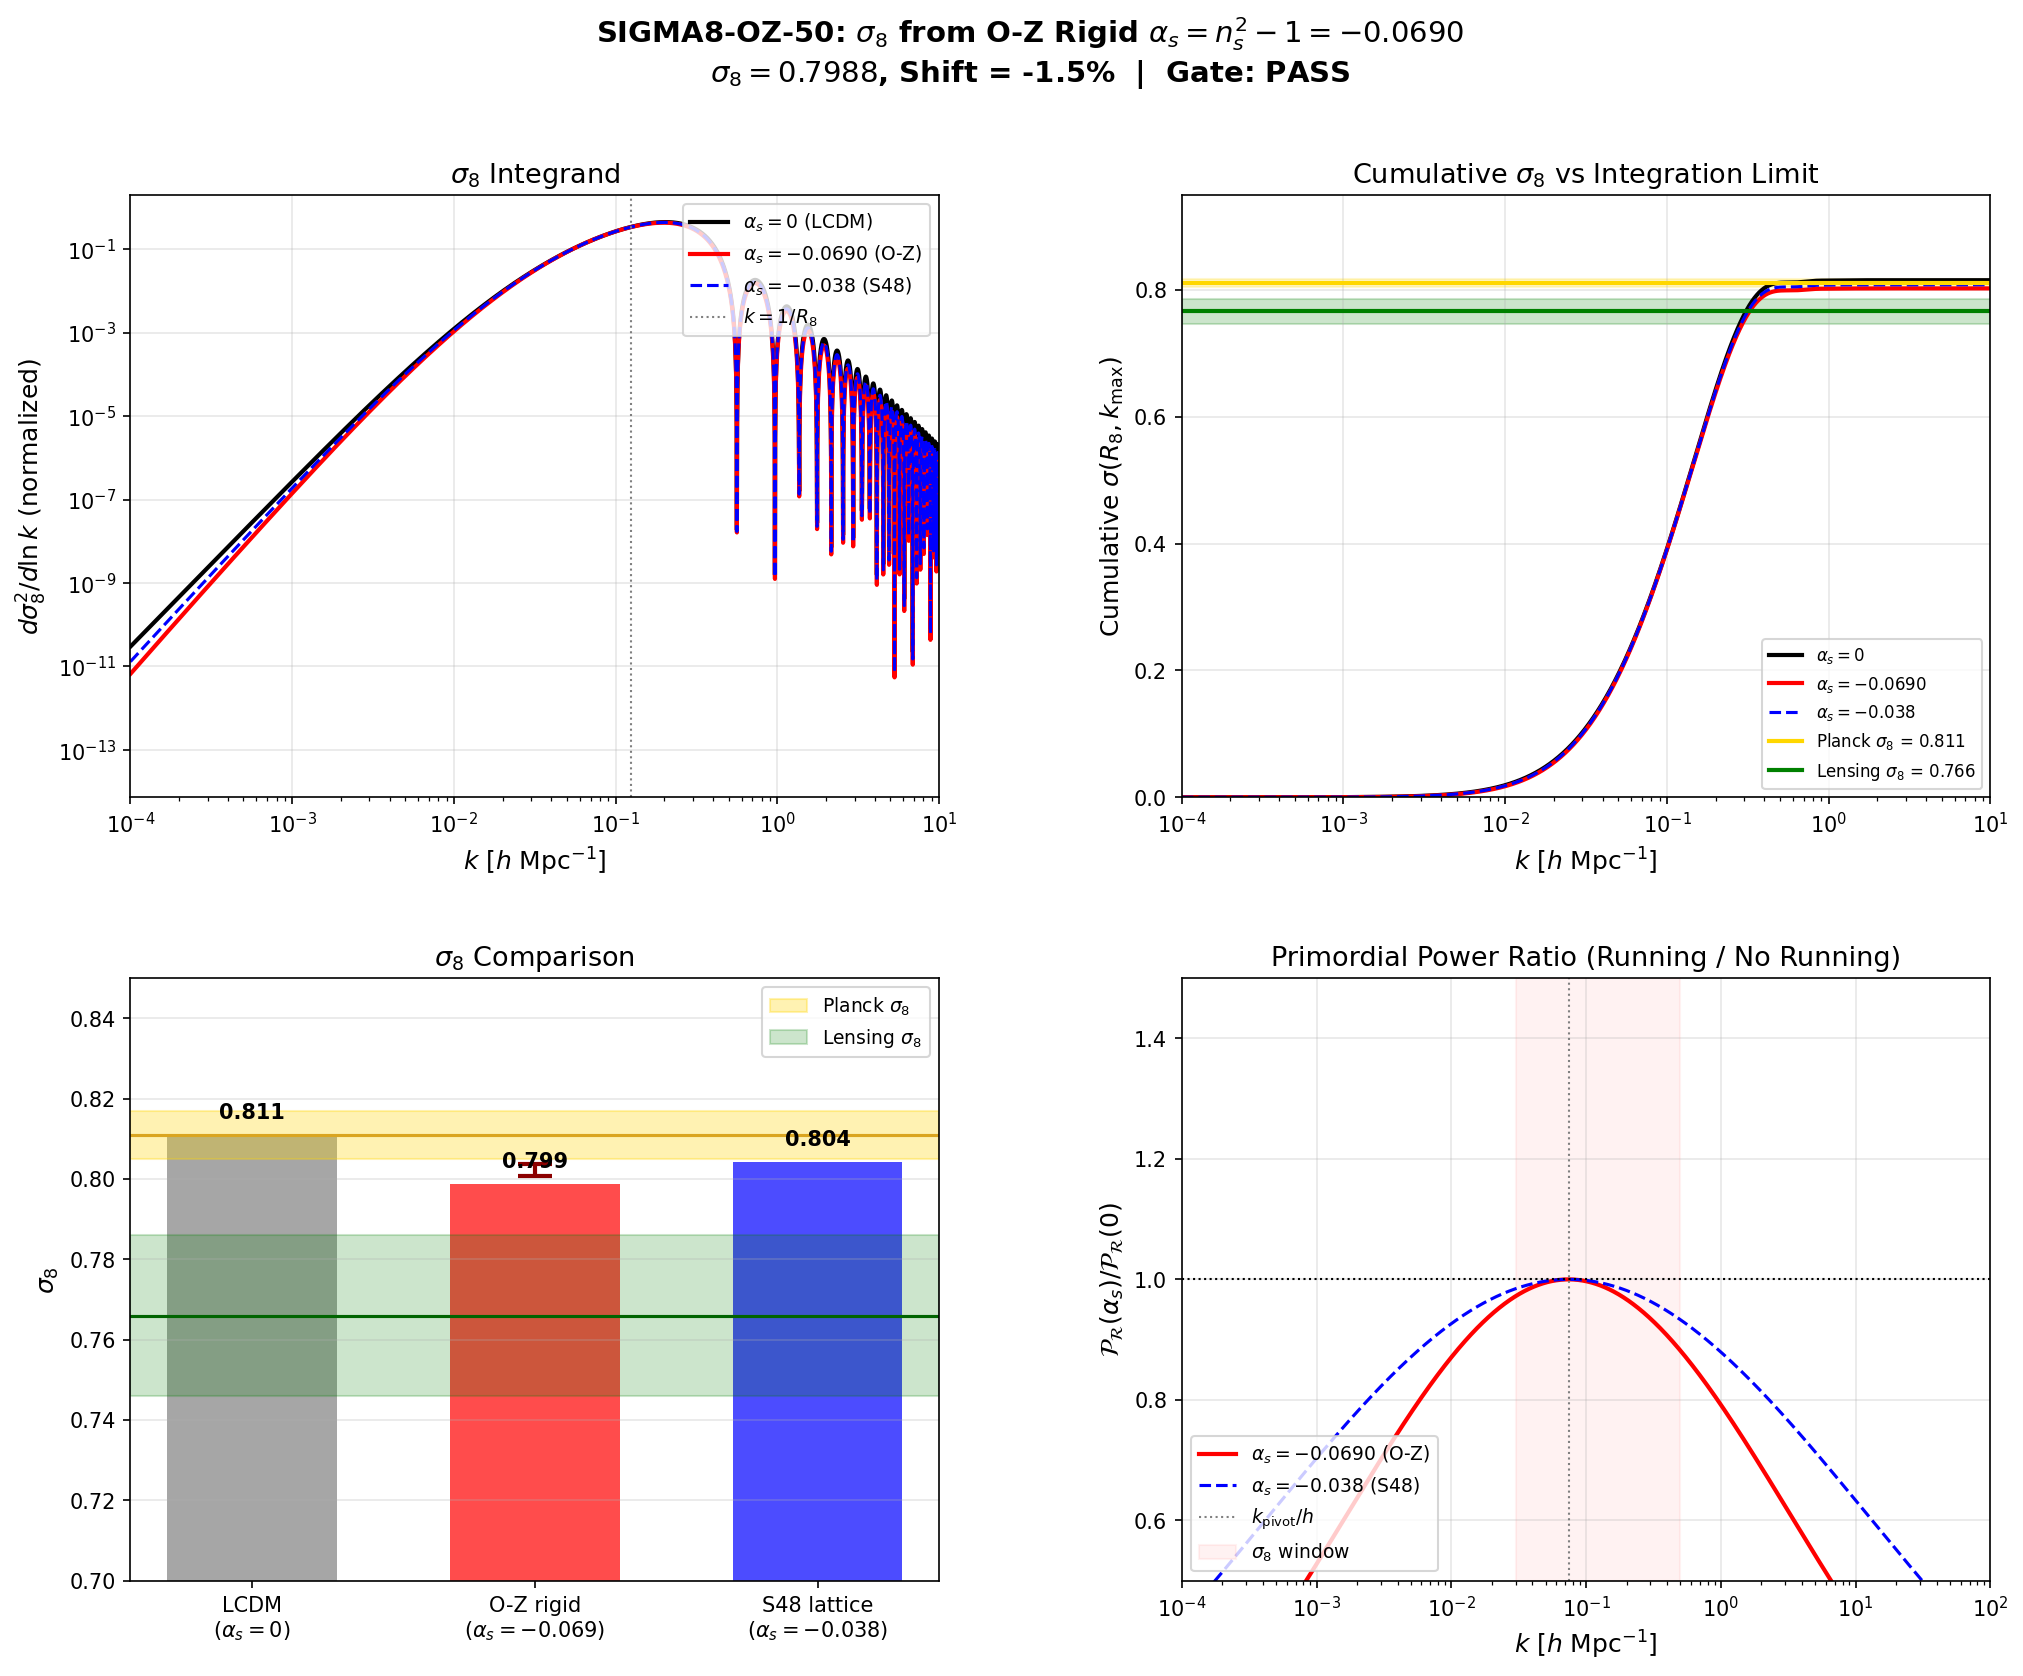

This figure's Python source:
#!/usr/bin/env python3
"""
SIGMA8-OZ-50: sigma_8 from the O-Z Rigid Prediction alpha_s = n_s^2 - 1.

Physics:
  The O-Z identity gives alpha_s = n_s^2 - 1 = -0.069 (rigid, structural).
  S50 W1 confirmed this survives all tested escape routes (3-pole propagator,
  running mass, Bogoliubov imprint, eikonal damping).

  A large negative running alpha_s = dn_s/d(ln k) SUPPRESSES small-scale power
  relative to the no-running case, because the effective spectral index becomes
  MORE RED at scales smaller than the pivot (k > k_pivot).

  This computation documents the precise sigma_8 this prediction gives.

Method:
  1. Primordial power spectrum with running:
     P_R(k) = A_s * (k/k_pivot)^{n_s - 1 + (1/2)*alpha_s*ln(k/k_pivot)}
  2. Transfer function: Eisenstein-Hu (1998) with baryons
  3. Matter power spectrum: P_m(k) = T^2(k) * P_R(k) * (k in h/Mpc)
  4. sigma_8 from integral with top-hat window at R = 8 h^{-1} Mpc

Gate: SIGMA8-OZ-50
  PASS: sigma_8 in [0.740, 0.820]
  FAIL: sigma_8 outside [0.640, 0.920]
  INFO: sigma_8 outside desired range but within 3-sigma of at least one dataset

Session: S50 W2-F
Author: gen-physicist
"""

import sys
import os
import time
import numpy as np
from scipy.integrate import quad
import matplotlib
matplotlib.use('Agg')
import matplotlib.pyplot as plt
from matplotlib.gridspec import GridSpec

t0 = time.time()

# --- Import canonical constants ---
sys.path.insert(0, os.path.dirname(os.path.abspath(__file__)))
from canonical_constants import (
    A_s_CMB, Omega_m, Omega_b, Omega_Lambda, H_0_km_s_Mpc,
    T_CMB, sigma_8 as sigma_8_planck, PI
)

# Load S49 Bayesian posterior for alpha_s
data_dir = os.path.dirname(os.path.abspath(__file__))
s49_data = np.load(os.path.join(data_dir, 's49_alpha_s_bayes.npz'), allow_pickle=True)
alpha_s_oz_median = float(s49_data['alpha_s_median'])
alpha_s_oz_mean = float(s49_data['alpha_s_mean'])
alpha_s_oz_std = float(s49_data['alpha_s_std'])
alpha_s_oz_ci95_lo = float(s49_data['ci_95_lo'])
alpha_s_oz_ci95_hi = float(s49_data['ci_95_hi'])
alpha_s_samples = s49_data['alpha_s_samples']  # 10000 MC samples

print("=" * 78)
print("SIGMA8-OZ-50: sigma_8 from O-Z Rigid Prediction alpha_s = n_s^2 - 1")
print("=" * 78)

# ===========================================================================
# PARAMETERS
# ===========================================================================

# Planck 2018 cosmological parameters
n_s = 0.9649        # Planck 2018
A_s = A_s_CMB       # 2.1e-9
h = H_0_km_s_Mpc / 100.0   # 0.674
omega_m = Omega_m * h**2    # physical matter density = 0.143
omega_b = Omega_b * h**2    # physical baryon density = 0.0224
omega_c = omega_m - omega_b # physical CDM density
Omega_c = omega_c / h**2
k_pivot = 0.05      # Mpc^{-1} (Planck pivot scale)
T_cmb = T_CMB        # 2.7255 K
R_8 = 8.0            # h^{-1} Mpc (top-hat radius for sigma_8)

# Three alpha_s cases
alpha_s_zero = 0.0
alpha_s_oz = n_s**2 - 1.0                  # = -0.06896... (analytic O-Z)
alpha_s_lattice = -0.038                     # S48 lattice value (superseded)

# Observational sigma_8 values
sigma_8_planck_val = 0.811
sigma_8_planck_err = 0.006
sigma_8_lensing_val = 0.766
sigma_8_lensing_err = 0.020

print(f"\n--- Cosmological Parameters ---")
print(f"  n_s       = {n_s}")
print(f"  A_s       = {A_s:.2e}")
print(f"  h         = {h}")
print(f"  Omega_m   = {Omega_m}")
print(f"  Omega_b   = {Omega_b}")
print(f"  Omega_c   = {Omega_c:.4f}")
print(f"  omega_m   = {omega_m:.5f}")
print(f"  omega_b   = {omega_b:.5f}")
print(f"  omega_c   = {omega_c:.5f}")
print(f"  k_pivot   = {k_pivot} Mpc^-1")
print(f"  R_8       = {R_8} h^-1 Mpc")
print(f"  T_CMB     = {T_cmb} K")

print(f"\n--- alpha_s Cases ---")
print(f"  (a) LCDM standard:   alpha_s = {alpha_s_zero}")
print(f"  (b) O-Z rigid:       alpha_s = n_s^2 - 1 = {alpha_s_oz:.6f}")
print(f"  (c) S48 lattice:     alpha_s = {alpha_s_lattice}")
print(f"  S49 Bayesian median: alpha_s = {alpha_s_oz_median:.6f} +/- {alpha_s_oz_std:.6f}")

# ===========================================================================
# STEP 1: EISENSTEIN-HU TRANSFER FUNCTION (1998, with baryons)
# ===========================================================================
print(f"\n--- Step 1: Eisenstein-Hu Transfer Function ---")

# Reference: Eisenstein & Hu, ApJ 496, 605 (1998)
# This is the full baryon + CDM fitting formula, equations (2)-(31).

def eisenstein_hu_transfer(k_h_Mpc, omega_m_phys, omega_b_phys, h_val, T_cmb_K=2.7255):
    """
    Eisenstein-Hu (1998) transfer function with baryon oscillations.

    Parameters:
        k_h_Mpc: wavenumber in h/Mpc
        omega_m_phys: Omega_m * h^2
        omega_b_phys: Omega_b * h^2
        h_val: dimensionless Hubble parameter
        T_cmb_K: CMB temperature in K

    Returns:
        T(k): transfer function (normalized to 1 at k -> 0)
    """
    # Abbreviations
    om = omega_m_phys
    ob = omega_b_phys
    oc = om - ob
    fb = ob / om   # baryon fraction
    fc = oc / om   # CDM fraction
    theta = T_cmb_K / 2.7  # CMB temperature in units of 2.7 K

    # Redshift of matter-radiation equality (eq. 2)
    z_eq = 2.50e4 * om * theta**(-4)

    # Redshift of baryon drag epoch (eq. 4)
    b1 = 0.313 * om**(-0.419) * (1.0 + 0.607 * om**0.674)
    b2 = 0.238 * om**0.223
    z_d = 1291.0 * om**0.251 / (1.0 + 0.659 * om**0.828) * (1.0 + b1 * ob**b2)

    # Sound horizon at drag epoch (eq. 6)
    R_eq = 31.5e3 * ob * theta**(-4) / z_eq     # R at z_eq (eq. 5)
    R_d = 31.5e3 * ob * theta**(-4) / z_d       # R at z_d (eq. 5)
    s = (2.0 / (3.0 * np.sqrt(6.0 / R_eq))) * np.sqrt(1.0 + R_d) * np.log(
        (np.sqrt(1.0 + R_d) + np.sqrt(R_d + R_eq)) / (1.0 + np.sqrt(R_eq))
    ) / np.sqrt(om)
    # s is in units of h^{-1} Mpc when om = Omega_m * h^2

    # Silk damping scale (eq. 7)
    k_silk = 1.6 * ob**0.52 * om**0.73 * (1.0 + (10.4 * om)**(-0.95))

    # CDM transfer function (eqs. 11-12)
    a1 = (46.9 * om)**0.670 * (1.0 + (32.1 * om)**(-0.532))
    a2 = (12.0 * om)**0.424 * (1.0 + (45.0 * om)**(-0.582))
    alpha_c = a1**(-fb) * a2**(-fb**3)

    b1_c = 0.944 / (1.0 + (458.0 * om)**(-0.708))
    b2_c = (0.395 * om)**(-0.0266)
    beta_c = 1.0 / (1.0 + b1_c * ((fc)**b2_c - 1.0))

    # q parameter (eq. 10)
    k_eq = 7.46e-2 * om * theta**(-2)  # in h/Mpc
    q = k_h_Mpc / (13.41 * k_eq)

    def T_tilde(k_h, alpha_val, beta_val):
        """Eq. (17)-(20) CDM transfer function piece."""
        q_local = k_h / (13.41 * k_eq)
        C = 14.2 / alpha_val + 386.0 / (1.0 + 69.9 * q_local**1.08)
        T0 = np.log(np.e + 1.8 * beta_val * q_local)
        T0 = T0 / (T0 + C * q_local**2)
        return T0

    # f function (eq. 18) -- interpolation between beta_c=1 and beta_c != 1
    f_val = 1.0 / (1.0 + (k_h_Mpc * s / 5.4)**4)
    Tc = f_val * T_tilde(k_h_Mpc, 1.0, beta_c) + (1.0 - f_val) * T_tilde(k_h_Mpc, alpha_c, 1.0)

    # Baryon transfer function (eqs. 21-24)
    y = z_eq / z_d
    G_y = y * (-6.0 * np.sqrt(1.0 + y) + (2.0 + 3.0 * y) * np.log(
        (np.sqrt(1.0 + y) + 1.0) / (np.sqrt(1.0 + y) - 1.0)
    ))

    alpha_b = 2.07 * k_eq * s * (1.0 + R_d)**(-3.0/4.0) * G_y

    beta_node = 8.41 * om**0.435
    beta_b = 0.5 + fb + (3.0 - 2.0 * fb) * np.sqrt((17.2 * om)**2 + 1.0)

    # s_tilde (eq. 22)
    # Note: this uses the Silk damping
    s_tilde = s / (1.0 + (beta_node / (k_h_Mpc * s))**3)**(1.0/3.0)

    # Baryon transfer function (eq. 21)
    j0_ks = np.sinc(k_h_Mpc * s_tilde / PI)  # np.sinc(x) = sin(pi*x)/(pi*x)
    Tb = (T_tilde(k_h_Mpc, 1.0, 1.0) / (1.0 + (k_h_Mpc * s / 5.2)**2) +
          alpha_b / (1.0 + (beta_b / (k_h_Mpc * s))**3) *
          np.exp(-(k_h_Mpc / k_silk)**1.4)) * j0_ks

    # Total transfer function (eq. 16)
    T_total = fb * Tb + fc * Tc

    return T_total


# Quick verification: compute at a few k values
k_test = np.array([0.001, 0.01, 0.1, 1.0, 10.0])
T_test = eisenstein_hu_transfer(k_test, omega_m, omega_b, h, T_cmb)
print(f"  Eisenstein-Hu T(k) check (k in h/Mpc):")
for ki, Ti in zip(k_test, T_test):
    print(f"    k = {ki:8.4f} h/Mpc -> T(k) = {Ti:.6f}")

# ===========================================================================
# STEP 2: PRIMORDIAL POWER SPECTRUM WITH RUNNING
# ===========================================================================
print(f"\n--- Step 2: Primordial Power Spectrum ---")

def primordial_PR(k_Mpc_inv, n_s_val, alpha_s_val, A_s_val, k_piv=0.05):
    """
    Primordial curvature power spectrum with running.

    P_R(k) = A_s * (k/k_pivot)^{n_s - 1 + (1/2)*alpha_s*ln(k/k_pivot)}

    Parameters:
        k_Mpc_inv: wavenumber in Mpc^{-1}
        n_s_val: scalar spectral index
        alpha_s_val: running of spectral index dn_s/d(ln k)
        A_s_val: scalar amplitude at pivot
        k_piv: pivot scale in Mpc^{-1}

    Returns:
        P_R(k): dimensionless primordial power spectrum
    """
    x = np.log(k_Mpc_inv / k_piv)
    # Exponent: (n_s - 1)*x + (1/2)*alpha_s*x^2
    exponent = (n_s_val - 1.0) * x + 0.5 * alpha_s_val * x**2
    return A_s_val * np.exp(exponent)


# Show running effect at key scales
print(f"  P_R ratio (running/no-running) at key scales:")
k_scales = {'k=0.001 Mpc^-1 (very large scales)': 0.001,
             'k=0.01 Mpc^-1 (BAO scales)': 0.01,
             'k=0.05 Mpc^-1 (pivot)': 0.05,
             'k=0.1 Mpc^-1': 0.1,
             'k=0.5 Mpc^-1': 0.5,
             'k=1.0 Mpc^-1 (sigma_8 scales)': 1.0,
             'k=10 Mpc^-1 (small scales)': 10.0}

for label, k_val in k_scales.items():
    PR_run = primordial_PR(k_val, n_s, alpha_s_oz, A_s)
    PR_norun = primordial_PR(k_val, n_s, 0.0, A_s)
    ratio = PR_run / PR_norun
    print(f"    {label:45s}: ratio = {ratio:.6f}  ({100*(ratio-1):+.2f}%)")

# ===========================================================================
# STEP 3: MATTER POWER SPECTRUM P(k) AND sigma_8
# ===========================================================================
print(f"\n--- Step 3: Matter Power Spectrum and sigma_8 ---")

def matter_power_spectrum(k_h_Mpc, n_s_val, alpha_s_val, A_s_val, h_val,
                          omega_m_phys, omega_b_phys, T_cmb_K, k_piv=0.05):
    """
    Linear matter power spectrum P(k) in (h^{-1} Mpc)^3.

    P(k) = (2*pi^2 / k^3) * Delta^2(k)
    where Delta^2(k) = (4/25) * (k/(a_0*H_0))^4 * T^2(k) * P_R(k)
         (in matter domination, Poisson equation gives delta ~ k^2 * Phi)

    But for sigma_8 the standard normalization uses:
    P(k) = A_s * (k*h/k_pivot)^{n_s - 1 + ...} * T^2(k) * k * (2*pi^2 / k_pivot^{n_s-1+...})

    Actually, the cleanest formulation is:
    P(k) [in (h^-1 Mpc)^3] = (2*pi^2) * (2*c^2/(5*Omega_m*H_0^2))^2 * k * T^2(k) * P_R(k/h)

    But for sigma_8 what matters is the RATIO between cases, since A_s is the same.
    The absolute normalization comes from matching to Planck sigma_8 at alpha_s = 0.

    We use the standard formulation:
    P(k) = N * k^{n_s + alpha_s*ln(k*h/k_pivot)/2} * T^2(k) * delta_H^2

    Actually the simplest correct approach: compute sigma_8 as an integral and
    normalize so that alpha_s=0 gives sigma_8 = 0.811 (Planck).
    Then the running cases give shifted sigma_8 values.
    """
    # k_h_Mpc is in h/Mpc. Convert to Mpc^{-1} for primordial spectrum
    k_Mpc = k_h_Mpc * h_val

    # Primordial power spectrum
    PR = primordial_PR(k_Mpc, n_s_val, alpha_s_val, A_s_val, k_piv)

    # Transfer function
    T_k = eisenstein_hu_transfer(k_h_Mpc, omega_m_phys, omega_b_phys, h_val, T_cmb_K)

    # The matter power spectrum is proportional to k * T^2(k) * P_R(k)
    # (the k factor comes from the relationship between P_R and P_m in LCDM)
    # P(k) = (2*pi^2) * delta_H^2 * (c*k/(H_0))^{n_eff} * T^2(k) / k^3
    # In terms of k in h/Mpc:
    # P(k) propto k * T^2(k) * (k*h/k_pivot)^{n_s - 1 + alpha_s/2 * ln(k*h/k_pivot)}

    # Since we're normalizing to Planck sigma_8, we just need the k-dependent part:
    P_k = k_h_Mpc * T_k**2 * PR

    return P_k


def compute_sigma_R(R_val, n_s_val, alpha_s_val, A_s_val, h_val,
                    omega_m_phys, omega_b_phys, T_cmb_K, k_piv=0.05):
    """
    Compute sigma(R) = sqrt{ (1/2*pi^2) * integral k^2 P(k) W^2(kR) dk }

    where W(x) = 3*(sin(x) - x*cos(x))/x^3 is the top-hat window function,
    R is in h^{-1} Mpc, and k is in h/Mpc.

    Since P(k) is unnormalized (proportional), this returns the unnormalized
    integral. We normalize by requiring alpha_s=0 -> sigma_8 = 0.811.
    """
    def integrand(lnk):
        k = np.exp(lnk)
        x = k * R_val
        # Top-hat window function
        if x < 1e-6:
            W = 1.0  # Taylor expansion: W ~ 1 - x^2/10 + ...
        else:
            W = 3.0 * (np.sin(x) - x * np.cos(x)) / x**3

        Pk = matter_power_spectrum(k, n_s_val, alpha_s_val, A_s_val, h_val,
                                   omega_m_phys, omega_b_phys, T_cmb_K, k_piv)

        # d(ln k) integral: integrand = k^3 * P(k) * W^2(kR) / (2*pi^2)
        return k**3 * Pk * W**2 / (2.0 * PI**2)

    # Integrate over ln(k) from k_min to k_max
    # sigma_8 is dominated by k ~ 0.01 - 1 h/Mpc, but we go wider for accuracy
    lnk_min = np.log(1e-5)  # k = 1e-5 h/Mpc
    lnk_max = np.log(1e2)   # k = 100 h/Mpc

    result, error = quad(integrand, lnk_min, lnk_max, limit=500, epsrel=1e-8)

    return np.sqrt(result), error


# Vectorized version for faster sigma_8 computation
def compute_sigma8_fast(n_s_val, alpha_s_val, A_s_val, h_val,
                        omega_m_phys, omega_b_phys, T_cmb_K,
                        R_val=8.0, k_piv=0.05, N_k=10000):
    """
    Compute sigma(R) using trapezoidal rule on a fine log-spaced grid.
    Faster than quad for many evaluations.
    """
    lnk = np.linspace(np.log(1e-5), np.log(1e2), N_k)
    k = np.exp(lnk)
    dlnk = lnk[1] - lnk[0]

    x = k * R_val
    # Top-hat window function (vectorized)
    W = np.where(x < 1e-6, 1.0, 3.0 * (np.sin(x) - x * np.cos(x)) / x**3)

    # Primordial spectrum
    k_Mpc = k * h_val
    PR = primordial_PR(k_Mpc, n_s_val, alpha_s_val, A_s_val, k_piv)

    # Transfer function
    T_k = eisenstein_hu_transfer(k, omega_m_phys, omega_b_phys, h_val, T_cmb_K)

    # P(k) proportional piece
    Pk = k * T_k**2 * PR

    # Integrand for sigma^2
    integrand = k**3 * Pk * W**2 / (2.0 * PI**2)

    # Trapezoidal integration in ln(k)
    sigma_sq = np.trapezoid(integrand, dx=dlnk)

    return np.sqrt(sigma_sq)


# ===========================================================================
# STEP 4: COMPUTE sigma_8 FOR THREE CASES
# ===========================================================================
print(f"\n--- Step 4: sigma_8 Computation (3 Cases) ---")

# First, compute with quad for accuracy
print(f"\n  Using scipy.integrate.quad (high accuracy):")

sigma8_raw_norun, err_norun = compute_sigma_R(
    R_8, n_s, alpha_s_zero, A_s, h, omega_m, omega_b, T_cmb)
print(f"  (a) alpha_s = 0:     sigma_8_raw = {sigma8_raw_norun:.8f}")

sigma8_raw_oz, err_oz = compute_sigma_R(
    R_8, n_s, alpha_s_oz, A_s, h, omega_m, omega_b, T_cmb)
print(f"  (b) alpha_s = {alpha_s_oz:.4f}: sigma_8_raw = {sigma8_raw_oz:.8f}")

sigma8_raw_lat, err_lat = compute_sigma_R(
    R_8, n_s, alpha_s_lattice, A_s, h, omega_m, omega_b, T_cmb)
print(f"  (c) alpha_s = {alpha_s_lattice}:  sigma_8_raw = {sigma8_raw_lat:.8f}")

# Normalize: alpha_s = 0 should give Planck sigma_8 = 0.811
# The normalization factor accounts for all the physics we computed proportionally
norm = sigma_8_planck_val / sigma8_raw_norun
print(f"\n  Normalization: sigma_8(Planck) / sigma_8_raw(alpha_s=0) = {norm:.8f}")

sigma8_norun = sigma8_raw_norun * norm
sigma8_oz = sigma8_raw_oz * norm
sigma8_lat = sigma8_raw_lat * norm

print(f"\n  NORMALIZED sigma_8 VALUES:")
print(f"  {'Case':<35s} {'alpha_s':>10s} {'sigma_8':>10s} {'Delta':>10s} {'Shift':>10s}")
print(f"  {'-'*75}")
print(f"  {'(a) LCDM (no running)':<35s} {alpha_s_zero:>10.4f} {sigma8_norun:>10.6f} {'(ref)':>10s} {'---':>10s}")
print(f"  {'(b) O-Z rigid (n_s^2 - 1)':<35s} {alpha_s_oz:>10.4f} {sigma8_oz:>10.6f} {sigma8_oz - sigma8_norun:>+10.6f} {100*(sigma8_oz/sigma8_norun - 1):>+9.2f}%")
print(f"  {'(c) S48 lattice (superseded)':<35s} {alpha_s_lattice:>10.4f} {sigma8_lat:>10.6f} {sigma8_lat - sigma8_norun:>+10.6f} {100*(sigma8_lat/sigma8_norun - 1):>+9.2f}%")

# Cross-check with fast method
sigma8_fast_norun = compute_sigma8_fast(n_s, alpha_s_zero, A_s, h, omega_m, omega_b, T_cmb) * norm
sigma8_fast_oz = compute_sigma8_fast(n_s, alpha_s_oz, A_s, h, omega_m, omega_b, T_cmb) * norm
print(f"\n  Cross-check (trapezoidal, N=10000):")
print(f"    alpha_s=0:   sigma_8 = {sigma8_fast_norun:.6f}  (quad: {sigma8_norun:.6f}, diff = {abs(sigma8_fast_norun - sigma8_norun):.2e})")
print(f"    alpha_s=OZ:  sigma_8 = {sigma8_fast_oz:.6f}  (quad: {sigma8_oz:.6f}, diff = {abs(sigma8_fast_oz - sigma8_oz):.2e})")

# ===========================================================================
# STEP 5: S_8 AND TENSION ANALYSIS
# ===========================================================================
print(f"\n--- Step 5: S_8 and Tension Analysis ---")

# S_8 = sigma_8 * sqrt(Omega_m / 0.3)
S8_factor = np.sqrt(Omega_m / 0.3)
S8_norun = sigma8_norun * S8_factor
S8_oz = sigma8_oz * S8_factor
S8_lat = sigma8_lat * S8_factor

print(f"\n  S_8 = sigma_8 * sqrt(Omega_m/0.3) [Omega_m = {Omega_m}]:")
print(f"  S_8 factor = sqrt({Omega_m}/0.3) = {S8_factor:.6f}")
print(f"  {'Case':<35s} {'sigma_8':>10s} {'S_8':>10s}")
print(f"  {'-'*55}")
print(f"  {'(a) LCDM (no running)':<35s} {sigma8_norun:>10.6f} {S8_norun:>10.6f}")
print(f"  {'(b) O-Z rigid':<35s} {sigma8_oz:>10.6f} {S8_oz:>10.6f}")
print(f"  {'(c) S48 lattice':<35s} {sigma8_lat:>10.6f} {S8_lat:>10.6f}")

# Observational values for comparison
# Planck CMB: sigma_8 = 0.811 +/- 0.006, S_8 = 0.832 +/- 0.013
# DES Y3: S_8 = 0.776 +/- 0.017
# KiDS-1000: S_8 = 0.759 +/- 0.024 (combined with spectroscopy)
# DES Y3 + KiDS: sigma_8 ~ 0.766 +/- 0.020 (approximate combined)
# Planck 2018 S_8 from their chains: 0.832 +/- 0.013
S8_planck = 0.832
S8_planck_err = 0.013
S8_des = 0.776
S8_des_err = 0.017
S8_kids = 0.759
S8_kids_err = 0.024

print(f"\n  OBSERVATIONAL COMPARISON:")
print(f"  {'Observable':<40s} {'Value':>10s} {'Error':>10s}")
print(f"  {'-'*60}")
print(f"  {'Planck 2018 sigma_8':<40s} {sigma_8_planck_val:>10.3f} {sigma_8_planck_err:>10.3f}")
print(f"  {'Lensing combined sigma_8':<40s} {sigma_8_lensing_val:>10.3f} {sigma_8_lensing_err:>10.3f}")
print(f"  {'Planck 2018 S_8':<40s} {S8_planck:>10.3f} {S8_planck_err:>10.3f}")
print(f"  {'DES Y3 S_8':<40s} {S8_des:>10.3f} {S8_des_err:>10.3f}")
print(f"  {'KiDS-1000 S_8':<40s} {S8_kids:>10.3f} {S8_kids_err:>10.3f}")

# Tension calculations
print(f"\n  TENSION ANALYSIS (O-Z rigid prediction):")

# sigma_8 tensions
tension_planck_sig8 = abs(sigma8_oz - sigma_8_planck_val) / sigma_8_planck_err
tension_lensing_sig8 = abs(sigma8_oz - sigma_8_lensing_val) / sigma_8_lensing_err

print(f"\n  sigma_8 = {sigma8_oz:.4f}:")
print(f"    vs Planck ({sigma_8_planck_val} +/- {sigma_8_planck_err}): "
      f"{tension_planck_sig8:.2f} sigma {'TENSION' if tension_planck_sig8 > 2 else 'OK'}")
print(f"    vs Lensing ({sigma_8_lensing_val} +/- {sigma_8_lensing_err}): "
      f"{tension_lensing_sig8:.2f} sigma {'TENSION' if tension_lensing_sig8 > 2 else 'OK'}")

# S_8 tensions
tension_planck_S8 = abs(S8_oz - S8_planck) / S8_planck_err
tension_des_S8 = abs(S8_oz - S8_des) / S8_des_err
tension_kids_S8 = abs(S8_oz - S8_kids) / S8_kids_err

print(f"\n  S_8 = {S8_oz:.4f}:")
print(f"    vs Planck ({S8_planck} +/- {S8_planck_err}): "
      f"{tension_planck_S8:.2f} sigma {'TENSION' if tension_planck_S8 > 2 else 'OK'}")
print(f"    vs DES Y3 ({S8_des} +/- {S8_des_err}): "
      f"{tension_des_S8:.2f} sigma {'TENSION' if tension_des_S8 > 2 else 'OK'}")
print(f"    vs KiDS ({S8_kids} +/- {S8_kids_err}): "
      f"{tension_kids_S8:.2f} sigma {'TENSION' if tension_kids_S8 > 2 else 'OK'}")

# Is sigma_8 closer to Planck or lensing?
closer_to = "Planck" if abs(sigma8_oz - sigma_8_planck_val) < abs(sigma8_oz - sigma_8_lensing_val) else "Lensing"
print(f"\n  O-Z sigma_8 = {sigma8_oz:.4f} is closer to: {closer_to}")
print(f"    Midpoint Planck/Lensing: {(sigma_8_planck_val + sigma_8_lensing_val)/2:.4f}")

# ===========================================================================
# STEP 6: PROPAGATE alpha_s UNCERTAINTY TO sigma_8
# ===========================================================================
print(f"\n--- Step 6: sigma_8 Uncertainty from alpha_s Posterior ---")

# Use fast computation for MC samples from S49
# The sigma_8 depends on alpha_s through the primordial spectrum.
# We propagate the full S49 posterior.

# Sample a subset (computing sigma_8 for each is somewhat expensive with quad)
N_prop = 500  # propagate 500 samples
rng_prop = np.random.RandomState(50)
idx_prop = rng_prop.choice(len(alpha_s_samples), size=N_prop, replace=False)
alpha_s_prop = alpha_s_samples[idx_prop]

sigma8_prop = np.zeros(N_prop)
for i in range(N_prop):
    sigma8_prop[i] = compute_sigma8_fast(
        n_s, alpha_s_prop[i], A_s, h, omega_m, omega_b, T_cmb) * norm

sigma8_prop_median = np.median(sigma8_prop)
sigma8_prop_mean = np.mean(sigma8_prop)
sigma8_prop_std = np.std(sigma8_prop)
sigma8_prop_ci68 = np.percentile(sigma8_prop, [16, 84])
sigma8_prop_ci95 = np.percentile(sigma8_prop, [2.5, 97.5])

S8_prop = sigma8_prop * S8_factor
S8_prop_median = np.median(S8_prop)
S8_prop_std = np.std(S8_prop)
S8_prop_ci95 = np.percentile(S8_prop, [2.5, 97.5])

print(f"  Propagated {N_prop} alpha_s samples -> sigma_8:")
print(f"    sigma_8 median = {sigma8_prop_median:.6f}")
print(f"    sigma_8 mean   = {sigma8_prop_mean:.6f}")
print(f"    sigma_8 std    = {sigma8_prop_std:.6f}")
print(f"    sigma_8 68% CI = [{sigma8_prop_ci68[0]:.6f}, {sigma8_prop_ci68[1]:.6f}]")
print(f"    sigma_8 95% CI = [{sigma8_prop_ci95[0]:.6f}, {sigma8_prop_ci95[1]:.6f}]")
print(f"    S_8 median     = {S8_prop_median:.6f} +/- {S8_prop_std:.6f}")
print(f"    S_8 95% CI     = [{S8_prop_ci95[0]:.6f}, {S8_prop_ci95[1]:.6f}]")

# ===========================================================================
# STEP 7: SENSITIVITY ANALYSIS -- WHERE DOES sigma_8 COME FROM?
# ===========================================================================
print(f"\n--- Step 7: Scale Decomposition of sigma_8 ---")

# Show cumulative sigma_8^2 as a function of k to see which scales dominate
k_fine = np.logspace(-4, 2, 5000)
dlnk = np.log(k_fine[1]/k_fine[0])

def sigma8_integrand(k_arr, alpha_s_val):
    """Return the integrand d(sigma_8^2)/d(ln k) for an array of k in h/Mpc."""
    x = k_arr * R_8
    W = np.where(x < 1e-6, 1.0, 3.0 * (np.sin(x) - x * np.cos(x)) / x**3)
    k_Mpc = k_arr * h
    PR = primordial_PR(k_Mpc, n_s, alpha_s_val, A_s, k_pivot)
    Tk = eisenstein_hu_transfer(k_arr, omega_m, omega_b, h, T_cmb)
    Pk = k_arr * Tk**2 * PR
    return k_arr**3 * Pk * W**2 / (2.0 * PI**2)

integ_norun = sigma8_integrand(k_fine, 0.0)
integ_oz = sigma8_integrand(k_fine, alpha_s_oz)
integ_lat = sigma8_integrand(k_fine, alpha_s_lattice)

# Cumulative sigma_8^2
cum_norun = np.cumsum(integ_norun) * dlnk
cum_oz = np.cumsum(integ_oz) * dlnk
cum_lat = np.cumsum(integ_lat) * dlnk

# Ratio of integrands
ratio_oz_norun = integ_oz / np.maximum(integ_norun, 1e-300)
ratio_lat_norun = integ_lat / np.maximum(integ_norun, 1e-300)

# Find peak of integrand
k_peak_norun = k_fine[np.argmax(integ_norun)]
k_peak_oz = k_fine[np.argmax(integ_oz)]
print(f"  Peak of sigma_8 integrand:")
print(f"    alpha_s = 0:   k_peak = {k_peak_norun:.4f} h/Mpc")
print(f"    alpha_s = OZ:  k_peak = {k_peak_oz:.4f} h/Mpc")

# sigma_8 contribution from different scale ranges
for k_lo, k_hi, label in [(1e-4, 0.01, 'k < 0.01 (large scales)'),
                            (0.01, 0.1, '0.01 < k < 0.1'),
                            (0.1, 1.0, '0.1 < k < 1.0 (sigma_8 core)'),
                            (1.0, 10.0, '1.0 < k < 10.0'),
                            (10.0, 100.0, 'k > 10 (small scales)')]:
    mask = (k_fine >= k_lo) & (k_fine < k_hi)
    frac_norun = np.sum(integ_norun[mask]) * dlnk / cum_norun[-1] * 100
    frac_oz = np.sum(integ_oz[mask]) * dlnk / cum_oz[-1] * 100
    ratio_frac = frac_oz / frac_norun if frac_norun > 0 else 0
    print(f"    {label:35s}: norun {frac_norun:6.2f}%, OZ {frac_oz:6.2f}%")

# ===========================================================================
# STEP 8: GATE VERDICT
# ===========================================================================
print(f"\n{'='*78}")
print(f"GATE VERDICT: SIGMA8-OZ-50")
print(f"{'='*78}")

print(f"\n  sigma_8 (O-Z rigid, alpha_s = {alpha_s_oz:.5f})")
print(f"    = {sigma8_oz:.4f}")
print(f"    with alpha_s uncertainty: {sigma8_prop_median:.4f} +/- {sigma8_prop_std:.4f}")
print(f"    95% CI: [{sigma8_prop_ci95[0]:.4f}, {sigma8_prop_ci95[1]:.4f}]")

print(f"\n  S_8 (O-Z rigid)")
print(f"    = {S8_oz:.4f}")
print(f"    with alpha_s uncertainty: {S8_prop_median:.4f} +/- {S8_prop_std:.4f}")

# Gate criteria
sigma8_pass_lo, sigma8_pass_hi = 0.740, 0.820
sigma8_fail_lo, sigma8_fail_hi = 0.640, 0.920

in_pass = sigma8_pass_lo <= sigma8_oz <= sigma8_pass_hi
in_fail = sigma8_oz < sigma8_fail_lo or sigma8_oz > sigma8_fail_hi

if in_pass:
    verdict = "PASS"
    detail = f"sigma_8 = {sigma8_oz:.4f} in [{sigma8_pass_lo}, {sigma8_pass_hi}]"
elif in_fail:
    verdict = "FAIL"
    detail = f"sigma_8 = {sigma8_oz:.4f} outside [{sigma8_fail_lo}, {sigma8_fail_hi}]"
else:
    verdict = "INFO"
    # Check if within 3-sigma of either dataset
    within_planck_3sig = abs(sigma8_oz - sigma_8_planck_val) < 3 * sigma_8_planck_err
    within_lensing_3sig = abs(sigma8_oz - sigma_8_lensing_val) < 3 * sigma_8_lensing_err
    detail = (f"sigma_8 = {sigma8_oz:.4f} outside [{sigma8_pass_lo}, {sigma8_pass_hi}] but "
              f"within 3-sigma of {'Planck' if within_planck_3sig else ''}"
              f"{' and ' if within_planck_3sig and within_lensing_3sig else ''}"
              f"{'Lensing' if within_lensing_3sig else ''}")

print(f"\n  GATE: {verdict}")
print(f"  Detail: {detail}")
print(f"\n  Pass band:  [{sigma8_pass_lo}, {sigma8_pass_hi}]")
print(f"  Fail band:  sigma_8 < {sigma8_fail_lo} or sigma_8 > {sigma8_fail_hi}")

print(f"\n  SUMMARY TABLE:")
print(f"  {'Quantity':<25s} {'O-Z Value':>12s} {'Planck':>12s} {'Lensing':>12s} {'Tension':>10s}")
print(f"  {'-'*71}")
print(f"  {'sigma_8':<25s} {sigma8_oz:>12.4f} {sigma_8_planck_val:>12.4f} {sigma_8_lensing_val:>12.4f} {tension_planck_sig8:>9.1f}s (P)")
print(f"  {'S_8':<25s} {S8_oz:>12.4f} {S8_planck:>12.4f} {S8_des:>12.4f} {tension_planck_S8:>9.1f}s (P)")
print(f"  {'shift from no-run (%)':<25s} {100*(sigma8_oz/sigma8_norun - 1):>+12.2f}% {'(ref)':>12s} {'':>12s}")

# ===========================================================================
# STEP 9: SAVE DATA
# ===========================================================================
print(f"\n--- Saving Data ---")

np.savez(os.path.join(data_dir, 's50_sigma8_oz.npz'),
    # Gate
    gate_name='SIGMA8-OZ-50',
    gate_verdict=verdict,
    gate_detail=detail,
    # Input parameters
    n_s=n_s,
    A_s=A_s,
    h=h,
    Omega_m=Omega_m,
    Omega_b=Omega_b,
    k_pivot=k_pivot,
    R_8=R_8,
    # alpha_s cases
    alpha_s_zero=alpha_s_zero,
    alpha_s_oz=alpha_s_oz,
    alpha_s_lattice=alpha_s_lattice,
    alpha_s_oz_median=alpha_s_oz_median,
    alpha_s_oz_std=alpha_s_oz_std,
    # sigma_8 results
    sigma8_norun=sigma8_norun,
    sigma8_oz=sigma8_oz,
    sigma8_lat=sigma8_lat,
    sigma8_prop_median=sigma8_prop_median,
    sigma8_prop_mean=sigma8_prop_mean,
    sigma8_prop_std=sigma8_prop_std,
    sigma8_prop_ci68=sigma8_prop_ci68,
    sigma8_prop_ci95=sigma8_prop_ci95,
    # S_8 results
    S8_oz=S8_oz,
    S8_norun=S8_norun,
    S8_prop_median=S8_prop_median,
    S8_prop_std=S8_prop_std,
    S8_prop_ci95=S8_prop_ci95,
    # Tensions
    tension_planck_sig8=tension_planck_sig8,
    tension_lensing_sig8=tension_lensing_sig8,
    tension_planck_S8=tension_planck_S8,
    tension_des_S8=tension_des_S8,
    tension_kids_S8=tension_kids_S8,
    # Shift
    sigma8_shift_percent=100*(sigma8_oz/sigma8_norun - 1),
    # Scale decomposition (save sparse for plotting)
    k_fine=k_fine,
    integ_norun=integ_norun,
    integ_oz=integ_oz,
    integ_lat=integ_lat,
    cum_norun=cum_norun,
    cum_oz=cum_oz,
    cum_lat=cum_lat,
    # MC propagation
    sigma8_prop_samples=sigma8_prop,
    alpha_s_prop_samples=alpha_s_prop,
    # Normalization
    norm_factor=norm,
    # Timing
    elapsed_s=time.time() - t0,
)
print(f"  Saved: s50_sigma8_oz.npz")

# ===========================================================================
# STEP 10: PLOT
# ===========================================================================
print(f"\n--- Generating Plot ---")

fig = plt.figure(figsize=(16, 12))
gs = GridSpec(2, 2, hspace=0.30, wspace=0.30)

# Panel 1: sigma_8 integrand d(sigma_8^2)/d(ln k)
ax1 = fig.add_subplot(gs[0, 0])
ax1.loglog(k_fine, integ_norun * norm**2, 'k-', lw=2, label=r'$\alpha_s = 0$ (LCDM)')
ax1.loglog(k_fine, integ_oz * norm**2, 'r-', lw=2, label=fr'$\alpha_s = {alpha_s_oz:.4f}$ (O-Z)')
ax1.loglog(k_fine, integ_lat * norm**2, 'b--', lw=1.5, label=fr'$\alpha_s = {alpha_s_lattice}$ (S48)')
ax1.axvline(1.0/R_8, color='gray', ls=':', lw=1, label=r'$k = 1/R_8$')
ax1.set_xlabel(r'$k$ [$h$ Mpc$^{-1}$]', fontsize=12)
ax1.set_ylabel(r'$d\sigma_8^2 / d\ln k$ (normalized)', fontsize=12)
ax1.set_title(r'$\sigma_8$ Integrand', fontsize=13)
ax1.legend(fontsize=9, loc='upper right')
ax1.set_xlim(1e-4, 10)
ax1.grid(True, alpha=0.3)

# Panel 2: Cumulative sigma_8
ax2 = fig.add_subplot(gs[0, 1])
ax2.semilogx(k_fine, np.sqrt(cum_norun) * norm, 'k-', lw=2, label=r'$\alpha_s = 0$')
ax2.semilogx(k_fine, np.sqrt(cum_oz) * norm, 'r-', lw=2, label=fr'$\alpha_s = {alpha_s_oz:.4f}$')
ax2.semilogx(k_fine, np.sqrt(cum_lat) * norm, 'b--', lw=1.5, label=fr'$\alpha_s = {alpha_s_lattice}$')
ax2.axhline(sigma_8_planck_val, color='gold', ls='-', lw=2, label=f'Planck $\\sigma_8$ = {sigma_8_planck_val}')
ax2.axhspan(sigma_8_planck_val - sigma_8_planck_err, sigma_8_planck_val + sigma_8_planck_err,
            color='gold', alpha=0.2)
ax2.axhline(sigma_8_lensing_val, color='green', ls='-', lw=2, label=f'Lensing $\\sigma_8$ = {sigma_8_lensing_val}')
ax2.axhspan(sigma_8_lensing_val - sigma_8_lensing_err, sigma_8_lensing_val + sigma_8_lensing_err,
            color='green', alpha=0.2)
ax2.set_xlabel(r'$k$ [$h$ Mpc$^{-1}$]', fontsize=12)
ax2.set_ylabel(r'Cumulative $\sigma(R_8, k_{\rm max})$', fontsize=12)
ax2.set_title(r'Cumulative $\sigma_8$ vs Integration Limit', fontsize=13)
ax2.legend(fontsize=8, loc='lower right')
ax2.set_xlim(1e-4, 10)
ax2.set_ylim(0, 0.95)
ax2.grid(True, alpha=0.3)

# Panel 3: sigma_8 comparison bar chart with error bands
ax3 = fig.add_subplot(gs[1, 0])
labels = ['LCDM\n($\\alpha_s=0$)', f'O-Z rigid\n($\\alpha_s={alpha_s_oz:.3f}$)',
          f'S48 lattice\n($\\alpha_s={alpha_s_lattice}$)']
vals = [sigma8_norun, sigma8_oz, sigma8_lat]
colors = ['gray', 'red', 'blue']
x_pos = [0, 1, 2]

bars = ax3.bar(x_pos, vals, color=colors, alpha=0.7, width=0.6)
# O-Z error bar from MC propagation
ax3.errorbar(1, sigma8_prop_median, yerr=sigma8_prop_std, fmt='none', ecolor='darkred',
             capsize=8, capthick=2, lw=2)

# Planck band
ax3.axhspan(sigma_8_planck_val - sigma_8_planck_err, sigma_8_planck_val + sigma_8_planck_err,
            color='gold', alpha=0.3, label=f'Planck $\\sigma_8$')
ax3.axhline(sigma_8_planck_val, color='goldenrod', ls='-', lw=1.5)

# Lensing band
ax3.axhspan(sigma_8_lensing_val - sigma_8_lensing_err, sigma_8_lensing_val + sigma_8_lensing_err,
            color='green', alpha=0.2, label=f'Lensing $\\sigma_8$')
ax3.axhline(sigma_8_lensing_val, color='darkgreen', ls='-', lw=1.5)

ax3.set_xticks(x_pos)
ax3.set_xticklabels(labels, fontsize=10)
ax3.set_ylabel(r'$\sigma_8$', fontsize=12)
ax3.set_title(r'$\sigma_8$ Comparison', fontsize=13)
ax3.legend(fontsize=9, loc='upper right')
ax3.set_ylim(0.70, 0.85)
ax3.grid(True, axis='y', alpha=0.3)

# Annotate values on bars
for xp, val in zip(x_pos, vals):
    ax3.text(xp, val + 0.003, f'{val:.3f}', ha='center', va='bottom', fontsize=10, fontweight='bold')

# Panel 4: P(k) ratio showing running effect
ax4 = fig.add_subplot(gs[1, 1])
# Primordial ratio
k_pr = np.logspace(-4, 2, 2000)
PR_norun_arr = primordial_PR(k_pr * h, n_s, 0.0, A_s, k_pivot)
PR_oz_arr = primordial_PR(k_pr * h, n_s, alpha_s_oz, A_s, k_pivot)
PR_lat_arr = primordial_PR(k_pr * h, n_s, alpha_s_lattice, A_s, k_pivot)

ax4.semilogx(k_pr, PR_oz_arr / PR_norun_arr, 'r-', lw=2, label=fr'$\alpha_s = {alpha_s_oz:.4f}$ (O-Z)')
ax4.semilogx(k_pr, PR_lat_arr / PR_norun_arr, 'b--', lw=1.5, label=fr'$\alpha_s = {alpha_s_lattice}$ (S48)')
ax4.axhline(1.0, color='k', ls=':', lw=1)
ax4.axvline(k_pivot / h, color='gray', ls=':', lw=1, label=r'$k_{\rm pivot}/h$')

# Shade the sigma_8-sensitive region
ax4.axvspan(0.03, 0.5, color='red', alpha=0.05, label=r'$\sigma_8$ window')

ax4.set_xlabel(r'$k$ [$h$ Mpc$^{-1}$]', fontsize=12)
ax4.set_ylabel(r'$\mathcal{P}_\mathcal{R}(\alpha_s) / \mathcal{P}_\mathcal{R}(0)$', fontsize=12)
ax4.set_title('Primordial Power Ratio (Running / No Running)', fontsize=13)
ax4.legend(fontsize=9, loc='lower left')
ax4.set_xlim(1e-4, 100)
ax4.set_ylim(0.5, 1.5)
ax4.grid(True, alpha=0.3)

# Add overall title with gate verdict
fig.suptitle(f'SIGMA8-OZ-50: $\\sigma_8$ from O-Z Rigid $\\alpha_s = n_s^2 - 1 = {alpha_s_oz:.4f}$\n'
             f'$\\sigma_8 = {sigma8_oz:.4f}$, Shift = {100*(sigma8_oz/sigma8_norun - 1):+.1f}%  |  '
             f'Gate: {verdict}',
             fontsize=14, fontweight='bold', y=0.98)

plt.savefig(os.path.join(data_dir, 's50_sigma8_oz.png'), dpi=150, bbox_inches='tight')
print(f"  Saved: s50_sigma8_oz.png")

elapsed = time.time() - t0
print(f"\n  Total elapsed: {elapsed:.1f}s")
print(f"\n{'='*78}")
print(f"DONE: SIGMA8-OZ-50")
print(f"  sigma_8(O-Z) = {sigma8_oz:.4f}")
print(f"  S_8(O-Z)     = {S8_oz:.4f}")
print(f"  Shift         = {100*(sigma8_oz/sigma8_norun - 1):+.2f}% from no-running")
print(f"  Gate:          {verdict}")
print(f"{'='*78}")
